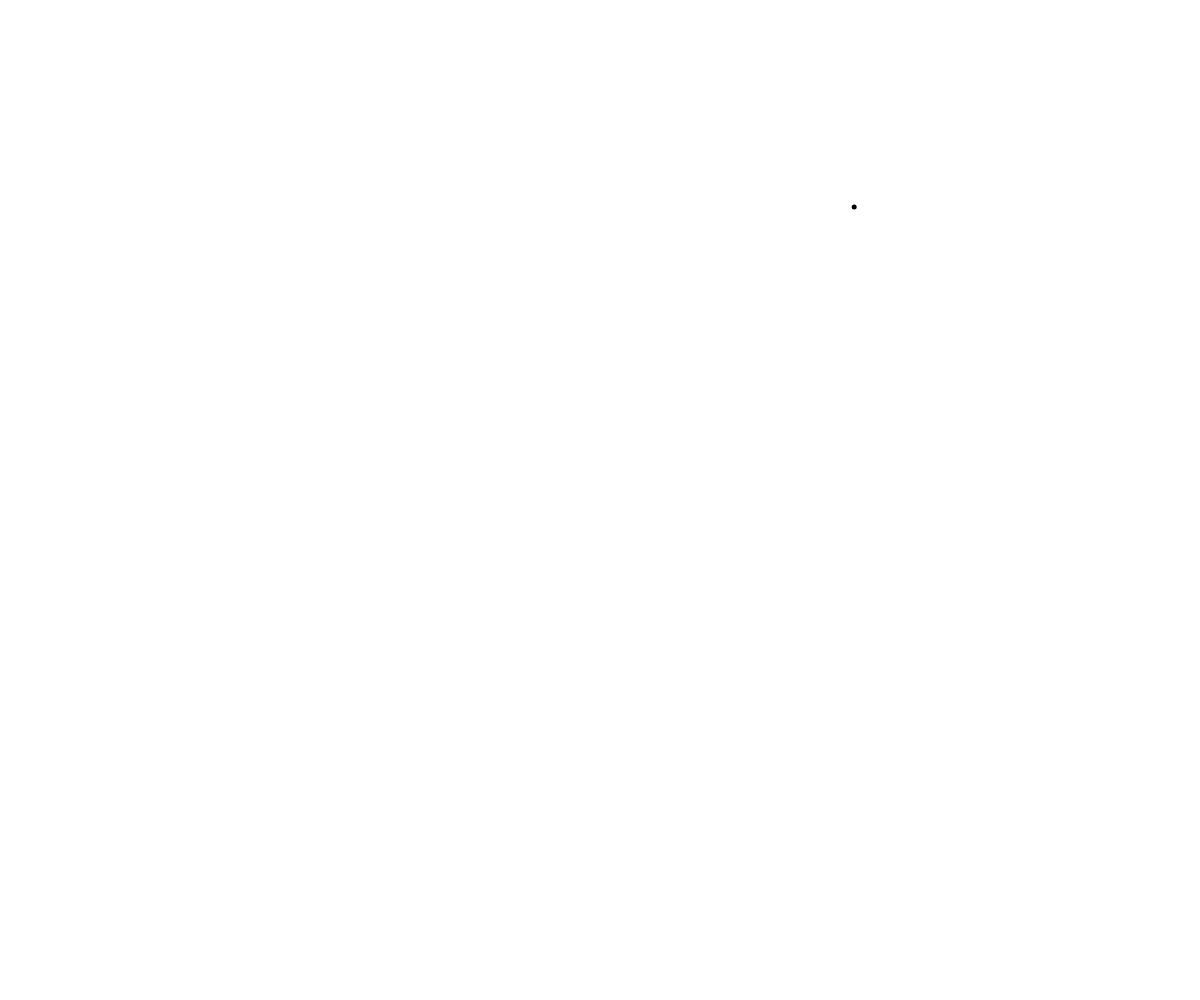
Frame 1 (no input)
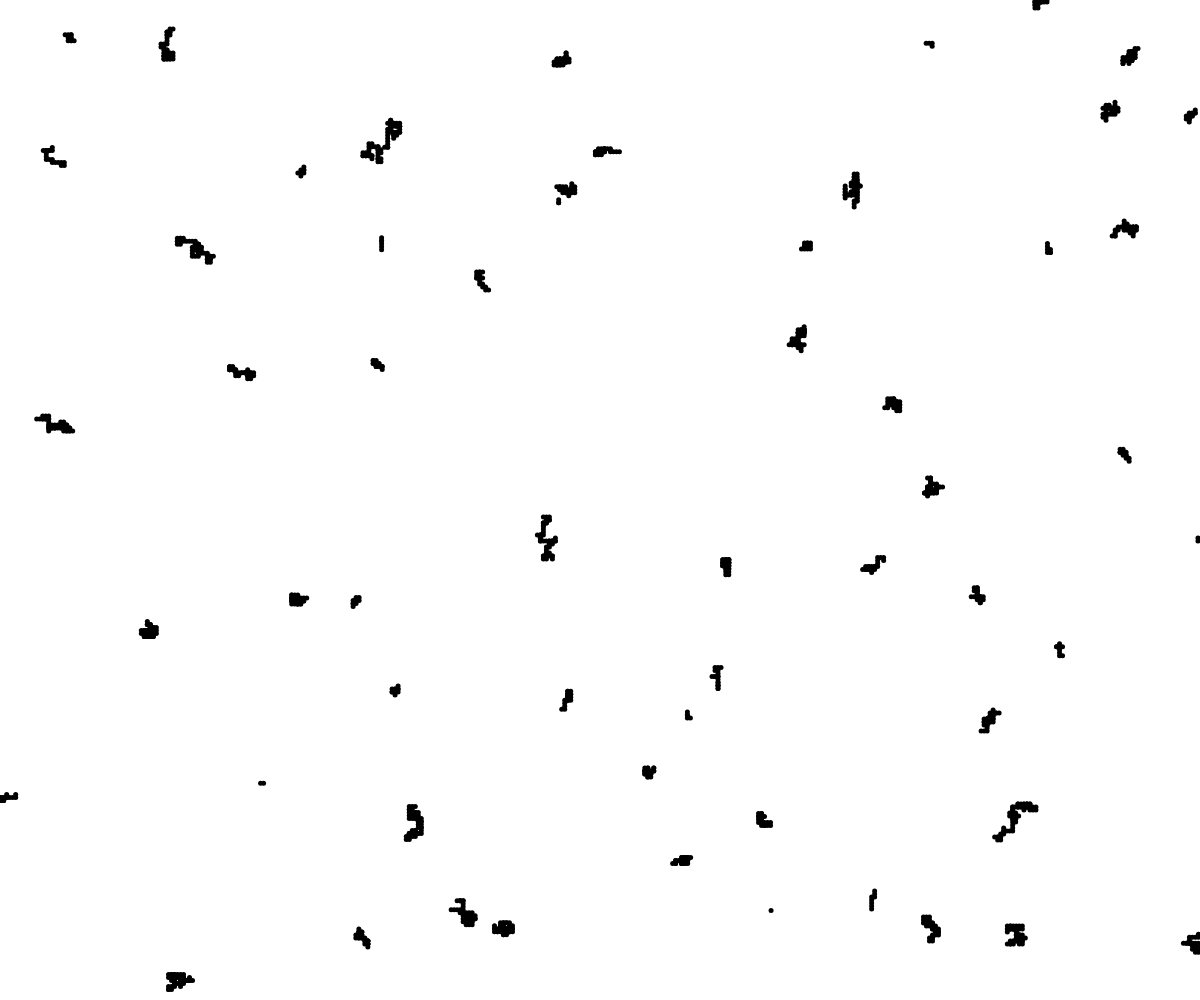
Frame 60 (no input)
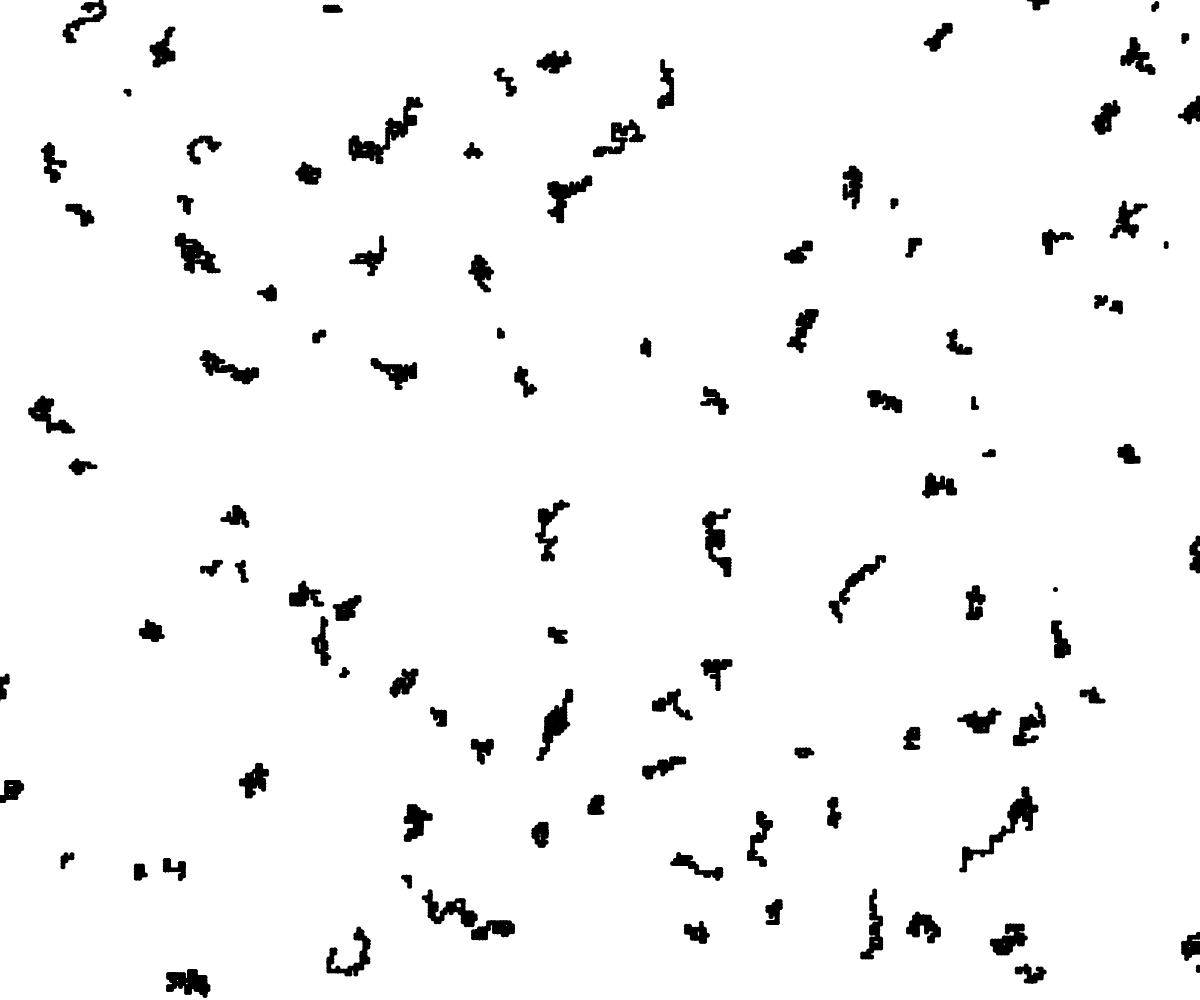
Frame 120 (the mouse pressed at the canvas centre since frame 60)

The p5.js sketch that drew these frames (run headless with seeded random() and noise() and a simulated clock; from frame 60 on, the mouse is pressed at the canvas centre):

// p5.js sketch
// ── sketch.js
// Walker OOP Demo

class Walker {
  constructor(x, y, color) {
    this.x = x;
    this.y = y;
    this.color = color;
    this.speed = 3;
    this.size = 5;
  }


  display () {
    noStroke();
    fill(this.color);
    circle(this.x, this.y, this.size);
  }

  move() {
    let theChoice = random(100);
    if (theChoice < 25) {
      //down
      this.y += this.speed;
    }
    else if (theChoice < 50) {
      //up
      this.y -= this.speed;
    }
    else if (theChoice < 75) {
      //left
      this.x -= this.speed;
    }
    else {
      //right
      this.x += this.speed;
    }
  }

}

let gabe;
let ted;
let walkers = [];

function setup() {
  createCanvas(windowWidth, windowHeight);
  background("white");
//   gabe = new Walker(width/2, height/2, "blue");
//   ted = new Walker(200, 400, "red");
}

function draw() {
  // gabe.move();
  // gabe.display();
  // ted.move();
  // ted.display();
  walkers.push(new Walker(random(0, width), random(0, height), "black"));
  for(let walker of walkers) {
    walker.move();
    walker.display();
  }
}
